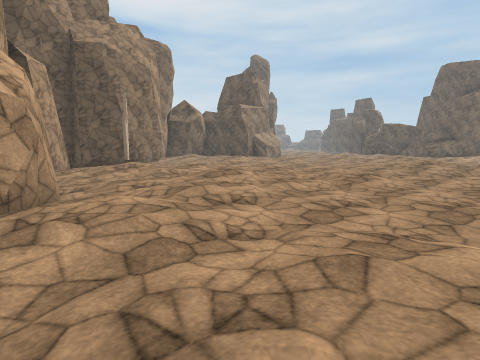
View 1 (above)

19 first-person views from a walk through a Unity game level. The camera is 1.4 m above the floor, tilts 6° down and sees 75° across. The floor is counted in squares, 2 m on a side. Each view is taken from the middle of a square. On the plan, view 1 faces up. The plan holds only what a view shows up to about 10 squares ahead; the rest is blank. The place goes on beyond the plan. The player character is not drawn. Some animated figures are left out. Some surface patterns are stand-ins.

View 2
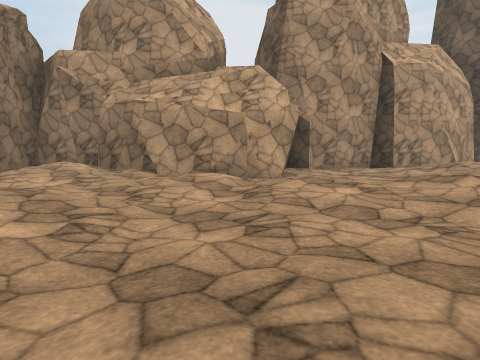

View 3
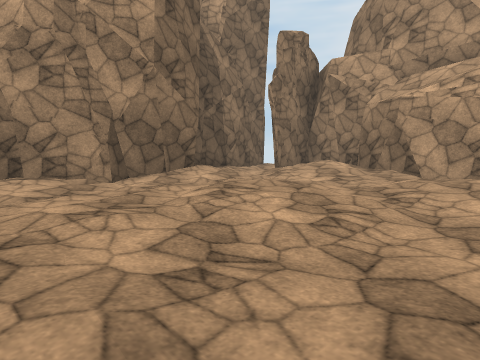

View 4
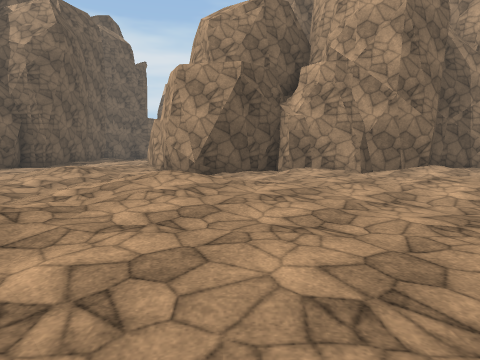

View 5
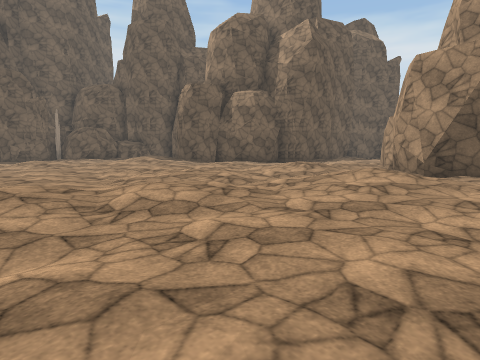

View 6
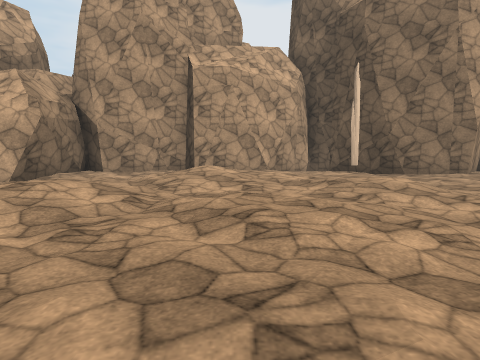

View 7
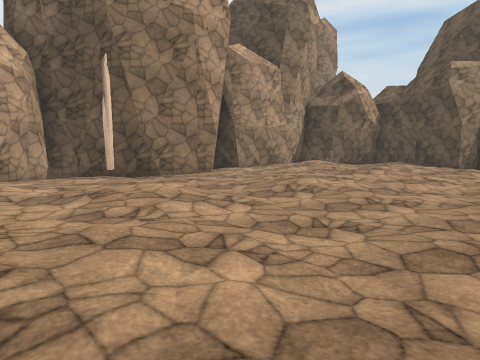

View 8
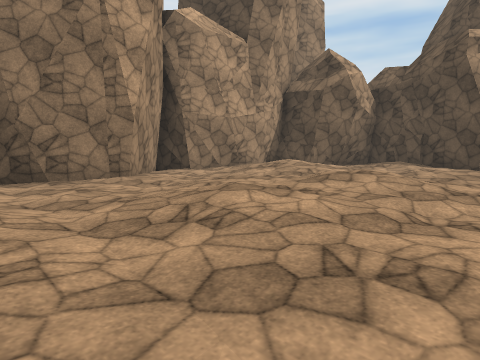

View 9
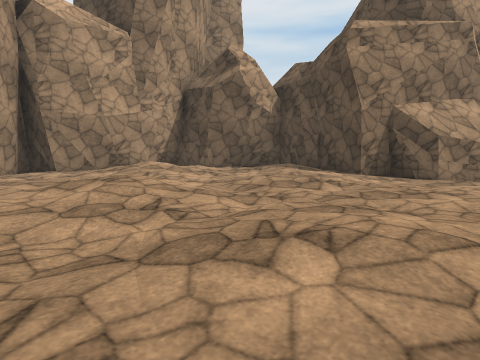

View 10
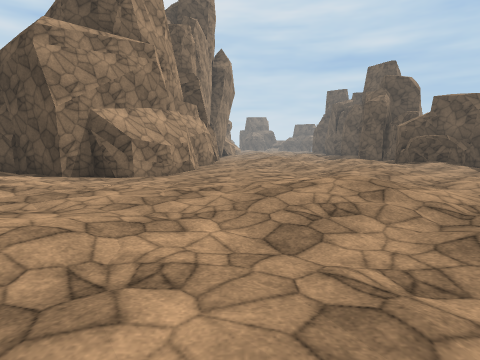

View 11
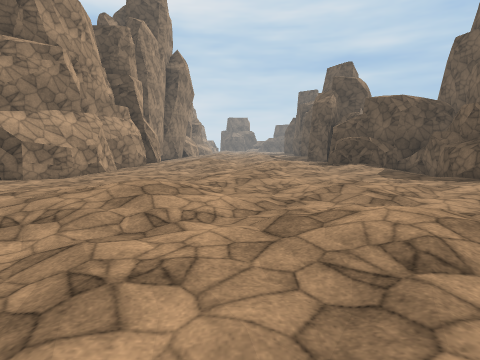

View 12
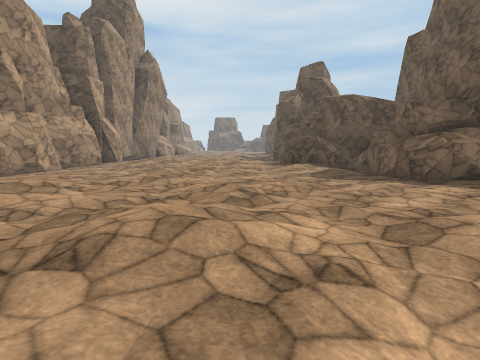

View 13
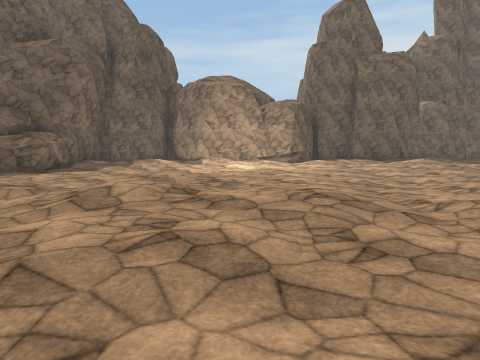

View 14
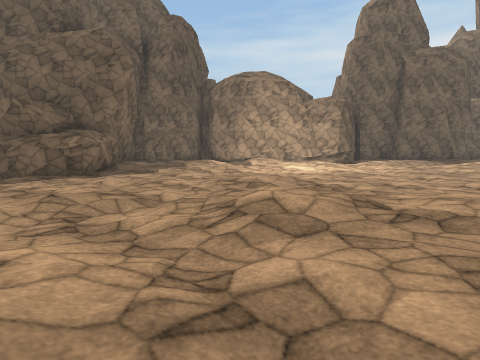

View 15
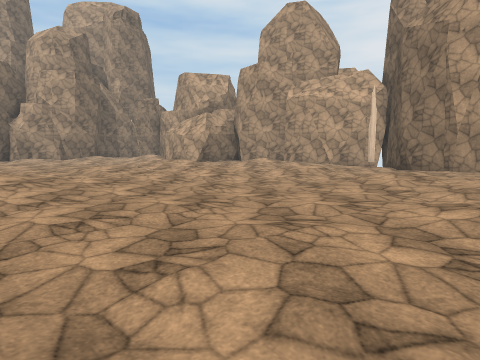

View 16
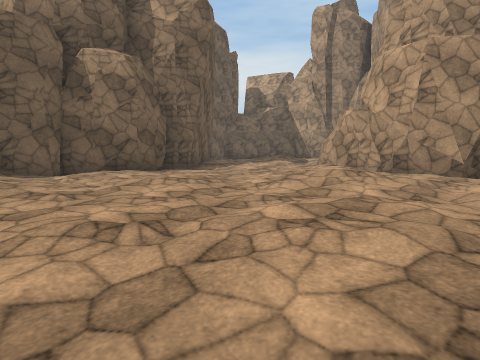

View 17
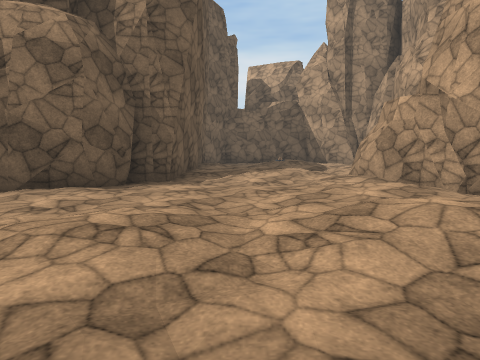

View 18
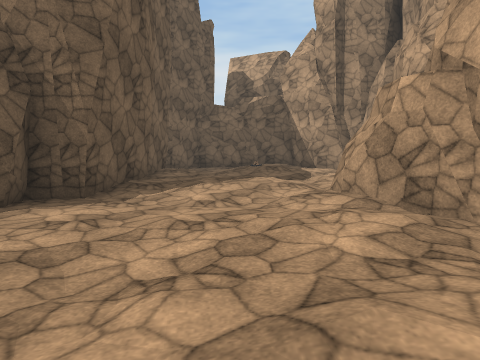

View 19
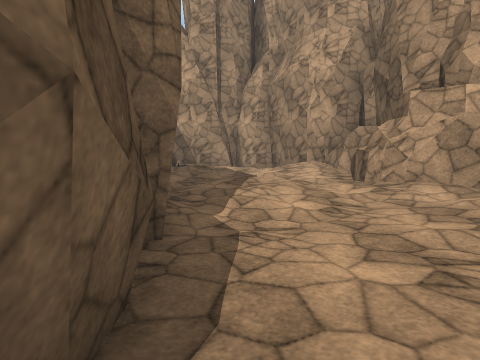

### Floor plan
Key: @ floor where view 1 was taken; # wall or solid block; . main floor; : floor 0.25 m higher than the main floor; - floor 0.25 m lower than the main floor; + floor 0.5 m higher than the main floor; / step, stairs or slope.
Columns run from 7 left of view 1 to 16 right of it. Each row starts with its distance up from view 1.
 26           #-..-.:.--.#
 25      ######----....--#
 24       .#-/--...:.----##
 23    # .:.-----..:..----#-
 22    #.....--.............
 21   # ..-......::..:.....:
 20  ## +:-......:/..-.....+
 19 ##-.:.......-.../:...-..
 18 #----.:+..:.--..::...---
 17 ###--..:.-.-.-....-.-.--
 16   #.-.:..---.--.:.--...
 15   #---...-------.-------
 14 ###---------...:.-----..
 13 #-..-..------.   .------
 12 #--...:----...    ......
 11 ##....-......:     ...:
 10  #.::.-::....::      .:
  9  #.:+:-.....-..
  8  #-....:...---
  7  #--..:+...-.-..
  6  ##.....----.--.:..-.-
  5  ####.:.--.-...:.----..
  4     #...------.:..---..
  3     #.:.---......:..--
  2    ##........::..:....
  1    #:.-.:....::.-.....
  0   # +:-@...-. ..:.....:
 -1   # ...:....- ..+:...---
 -2   ##..:####.###...-----.
 -3    #####  ### #.:.---.##
 -4               ##.----##
 -5               ##.----#
 -6              ##.....##
 -7              #:..:..#
 -8             ##:.-...#
 -9             # ..:...#
-10               ..+:.:#

Positions as (right, up) in squares from view 1, and headings:
1: (0, 0), facing up
2: (4, 4), facing left
3: (4, 4), facing down-left
4: (5, 7), facing down
5: (4, 7), facing down-right
6: (4, 10), facing left
7: (3, 10), facing up-left
8: (2, 13), facing up-left
9: (4, 16), facing up-left
10: (5, 16), facing up
11: (8, 16), facing up
12: (10, 16), facing up
13: (5, 17), facing right
14: (6, 19), facing right
15: (7, 18), facing down-left
16: (11, 5), facing down
17: (11, 2), facing down
18: (10, 0), facing down
19: (14, -3), facing down-left
